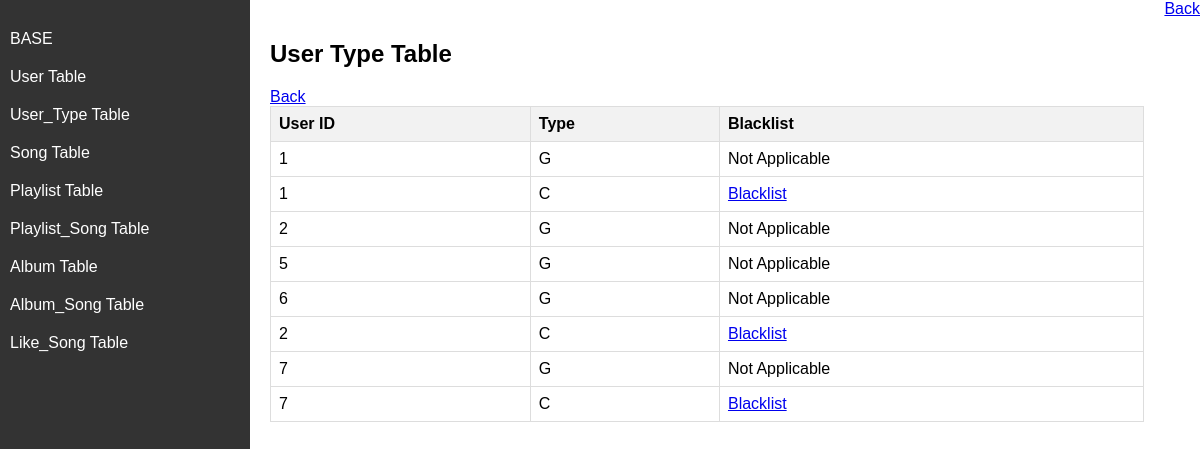
The app's page /admin/user_type with its own data.
### music.py (models this page shows)
class User_Type(db.Model):
	__tablename__ = 'user_types'
	user_id = db.Column(db.Integer , db.ForeignKey("user.user_id") , primary_key = True )
	typee = db.Column(db.String , primary_key = True , nullable = False)

### music.py (the view)
@app.route("/admin/user_type")
def admin_usertype():
	user_type = User_Type.query.all()
	return render_template("admin_usertype.html",users=user_type)

### templates/admin_usertype.html (shortened to what this page needs)
<!DOCTYPE html>
<html lang="en">
<head>
</head>
<body>
    <div id="sidebar">
        <a href="/admin" > BASE </a>
        <a href="/admin/user" > User Table </a>
        <a href="/admin/user_type" > User_Type Table </a>
        <a href="/admin/song" > Song Table </a>
        <a href="/admin/playlist"> Playlist Table </a>
        <a href="/admin/playlist_song"> Playlist_Song Table </a>
        <a href="/admin/album"> Album Table </a>
        <a href="/admin/album_song"> Album_Song Table </a>
        <a href="/admin/like_song"> Like_Song Table </a>
    </div>
    <div id="content">
        <h2>User Type Table</h2>
        <table>
            <thead>
                <tr>
                    <th>User ID</th>
                    <th>Type </th>
                    <th> Blacklist </th>
                </tr>
            </thead>
            <tbody>
                {% for user in users %}
                <tr>
                    <td>{{ user.user_id }}</td>
                    <td>{{ user.typee }}</td>
                    {% if user.typee == 'C' %}
                    <td><a href="/admin/black_creator/{{ user.user_id }}">Blacklist</a></td>
                    {% else %}
                    <td>Not Applicable</td>
                    {% endif %}
                </tr>
                {% endfor %}
</tbody>
<a href="/admin"> Back </a>
        </table>
    </div>
<a href="/admin"> Back </a>
</body>
</html>

### templates/admin_usertype.html (style rules this page uses)
body { font-family: Arial, sans-serif; margin: 0; padding: 0; display: flex; }
#sidebar { width: 250px; height: 100vh; background-color: #333; color: #fff; padding-top: 20px; }
#sidebar a { text-decoration: none; color: #fff; padding: 10px; display: block; transition: background-color 0.3s; }
#content { flex: 1; padding: 20px; }
table { border-collapse: collapse; width: 100%; }
th, td { border: 1px solid #dddddd; text-align: left; padding: 8px; }
th { background-color: #f2f2f2; }

### records on screen
User_Type: user_id "1", typee "G", shows "Not Applicable"
User_Type: user_id "1", typee "C"
User_Type: user_id "2", typee "G", shows "Not Applicable"
User_Type: user_id "5", typee "G", shows "Not Applicable"
User_Type: user_id "6", typee "G", shows "Not Applicable"
User_Type: user_id "2", typee "C"
User_Type: user_id "7", typee "G", shows "Not Applicable"
User_Type: user_id "7", typee "C"
